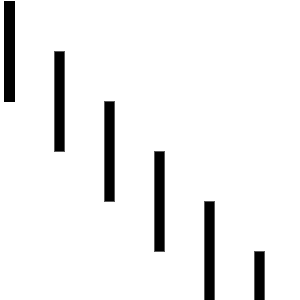
Frame 1 (no input)
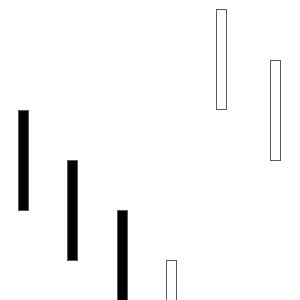
Frame 60 (the mouse pressed at the canvas centre just before this capture)
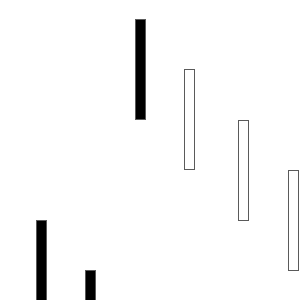
Frame 120 (the mouse held since frame 60 and released just before this capture)

The Processing sketch that drew these frames (run headless with seeded random() and noise(); from frame 60 on, the mouse is pressed at the canvas centre):

// Processing sketch: processing_74166
// ── processing_74166.pde

Rect[] myRect = new Rect[6];
float posX = 0;
float posY = 0;

void setup() {
  size(300, 300);
  for (int i=0; i< myRect.length; i++) {
    myRect[i] = new Rect(posX, posY, 100, 10);
    posX = posX+50;
    posY = posY+50;
  }
}

void draw() {
  background(255);
  for (int i=0; i< myRect.length; i++) {
    myRect[i].move();
    myRect[i].display();
  }
}

class Rect {
  color c = color(0);
  float posX = 0;
  float posY = 100;
  float speed = 4.5;
  float xLength = 100;
  float yLength = 10;

  Rect(float tempPosX, float tempPosY, float tempXLength, float tempYLength) {
    posX = tempPosX;
    posY = tempPosY;
    xLength = tempXLength;
    yLength = tempYLength;
  }

  void display() {
    fill(c);
    rect(posX, posY, yLength, xLength);
    stroke(90, 90, 90);
    if (posX > width/2) {
      c = color(255);
    }
    else {
      c = color(0);
    }
  }

  void move() {
    posX = posX + speed;
    posY = posY+1;
    if (posX > width) {
      posX = 0;
    }
    if (posY > height) {
      posY = 0;
    }
  }
}
